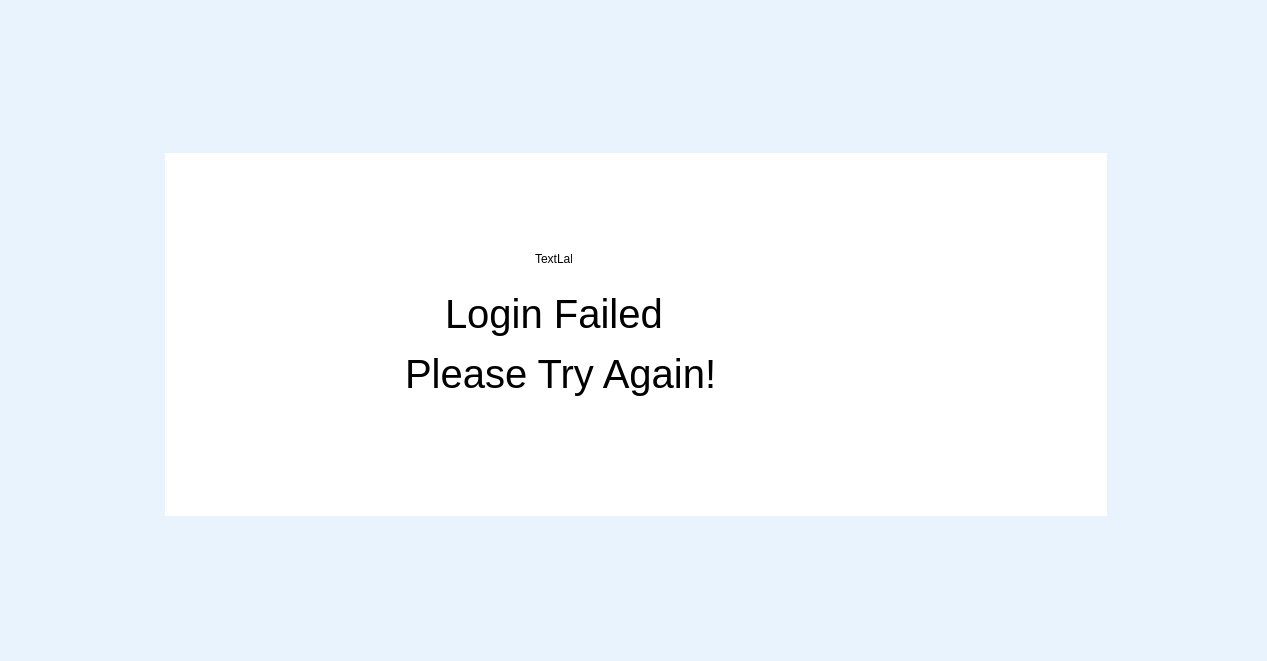
<?xml version="1.0" encoding="UTF-8"?>
<ui version="4.0">
 <class>login_failed</class>
 <widget class="QDialog" name="login_failed">
  <property name="geometry">
   <rect>
    <x>0</x>
    <y>0</y>
    <width>1267</width>
    <height>661</height>
   </rect>
  </property>
  <property name="windowTitle">
   <string>Dialog</string>
  </property>
  <property name="styleSheet">
   <string notr="true">background-color:rgb(232, 243, 254)</string>
  </property>
  <widget class="QWidget" name="widget" native="true">
   <property name="geometry">
    <rect>
     <x>165</x>
     <y>153</y>
     <width>942</width>
     <height>363</height>
    </rect>
   </property>
   <property name="styleSheet">
    <string notr="true">background-color: white;</string>
   </property>
   <widget class="QLabel" name="label">
    <property name="geometry">
     <rect>
      <x>280</x>
      <y>130</y>
      <width>241</width>
      <height>61</height>
     </rect>
    </property>
    <property name="styleSheet">
     <string notr="true">font-size: 40px;</string>
    </property>
    <property name="text">
     <string>Login Failed</string>
    </property>
   </widget>
   <widget class="QLabel" name="label_2">
    <property name="geometry">
     <rect>
      <x>240</x>
      <y>190</y>
      <width>321</width>
      <height>61</height>
     </rect>
    </property>
    <property name="styleSheet">
     <string notr="true">font-size: 40px;
</string>
    </property>
    <property name="text">
     <string>Please Try Again!</string>
    </property>
   </widget>
   <widget class="QLabel" name="failed">
    <property name="geometry">
     <rect>
      <x>370</x>
      <y>100</y>
      <width>37</width>
      <height>12</height>
     </rect>
    </property>
    <property name="text">
     <string>TextLabel</string>
    </property>
   </widget>
  </widget>
 </widget>
 <resources/>
 <connections/>
</ui>
